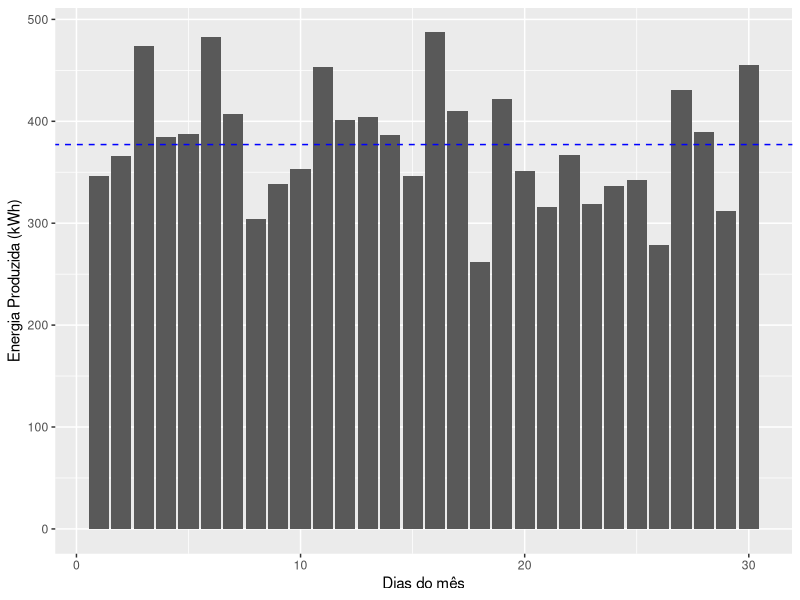
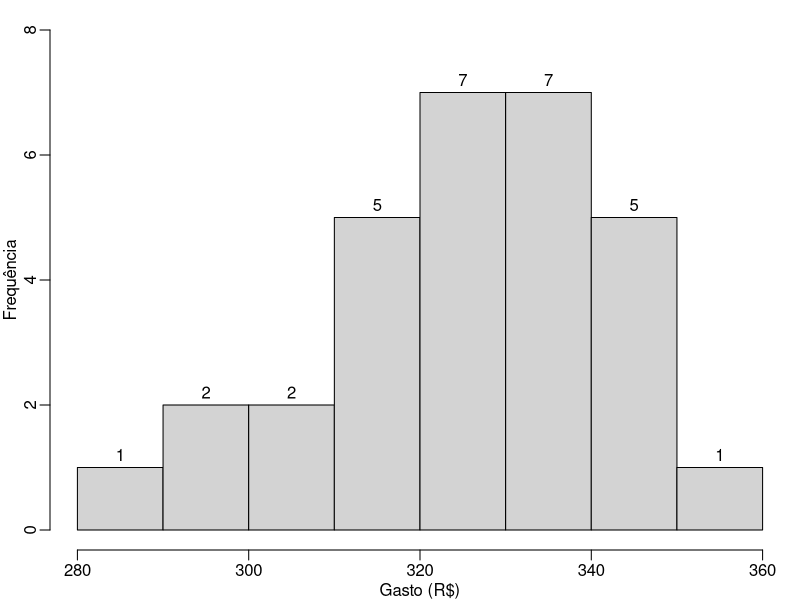
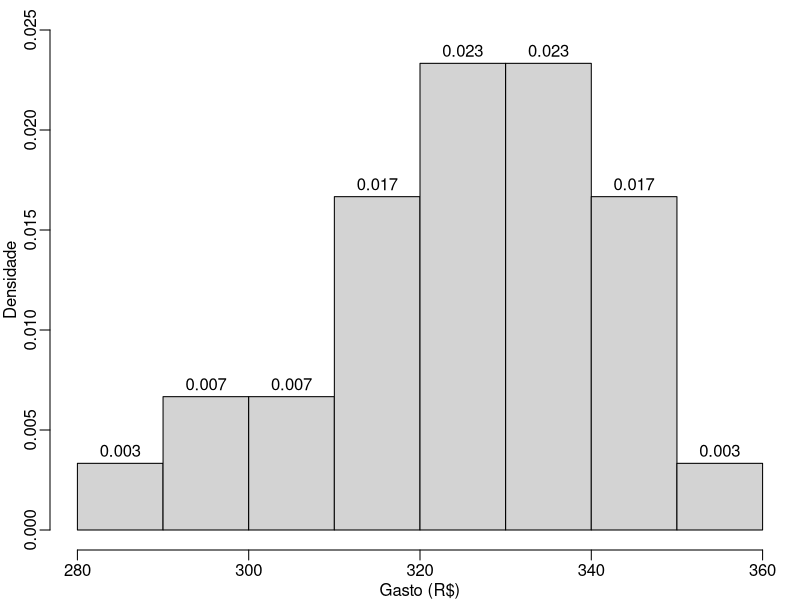
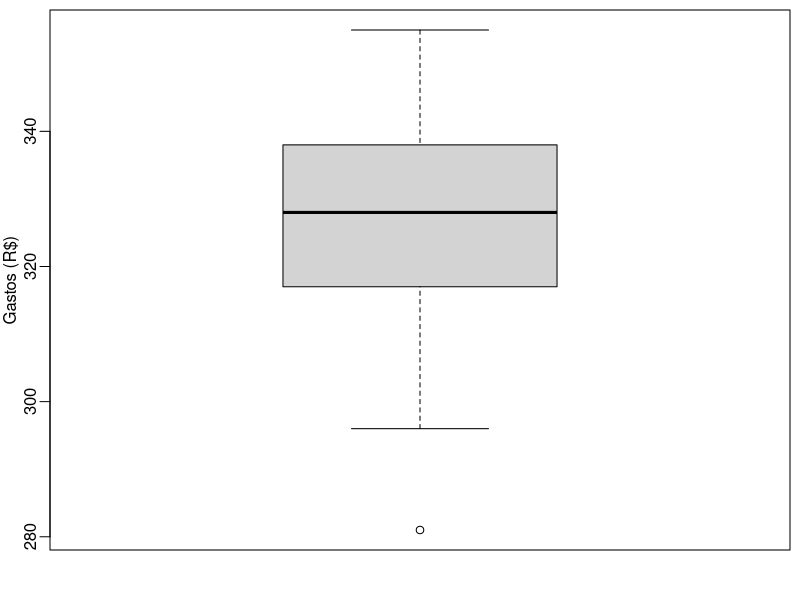
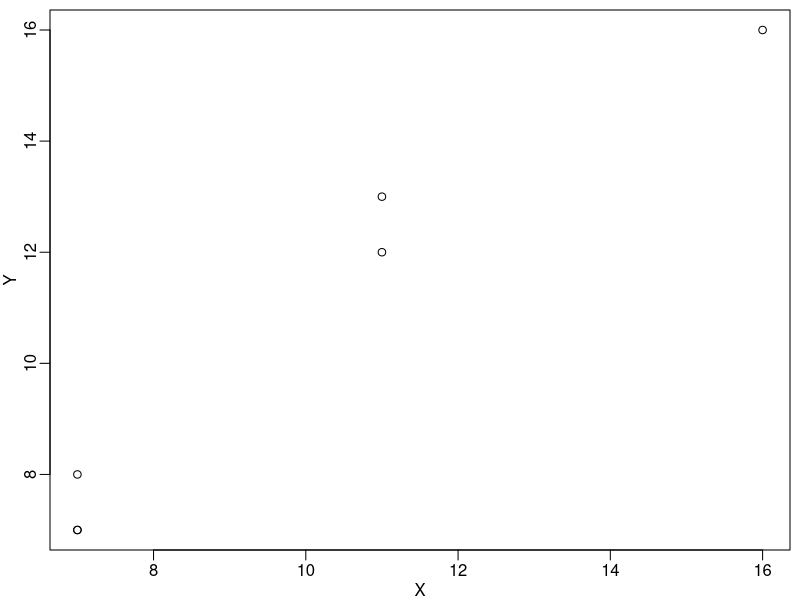
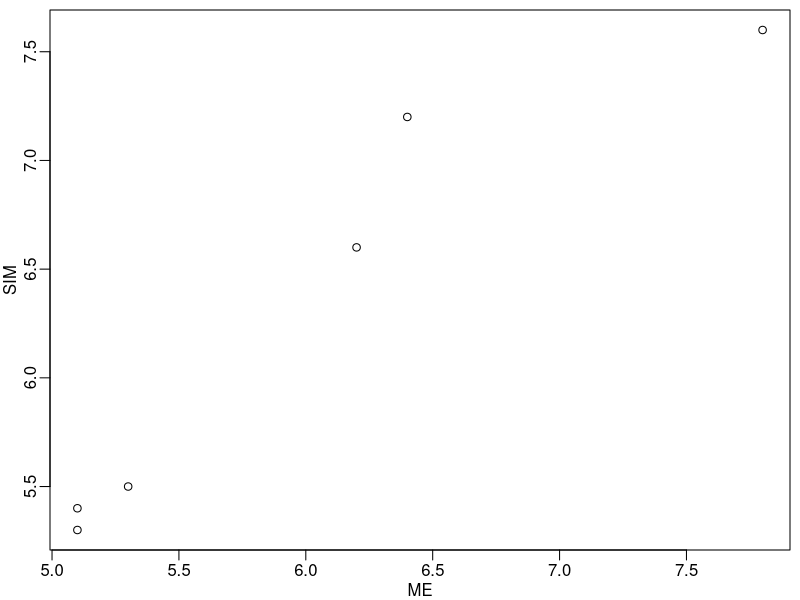
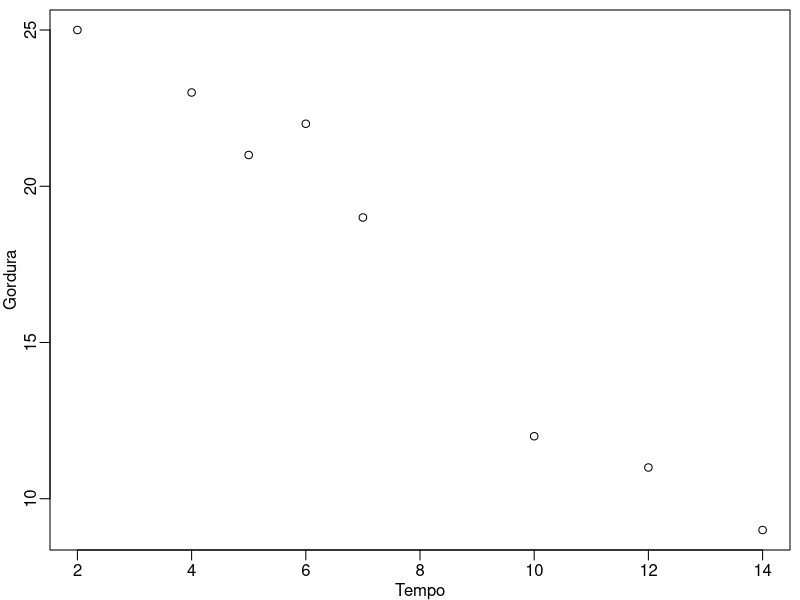
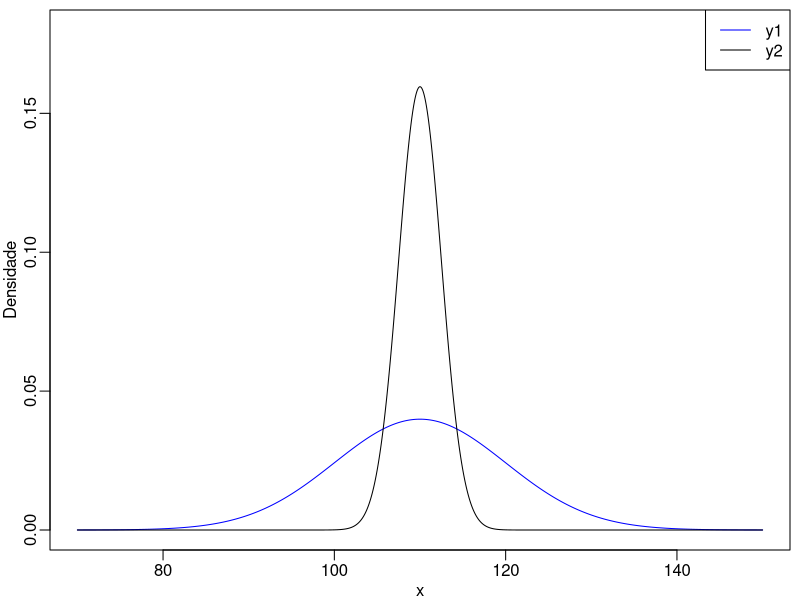

These charts were generated, in order, by the following R code:
## ---- chunk 1
knitr::opts_chunk$set(#collapse = TRUE,
                      cache = TRUE,
                      echo = TRUE, 
                      size = "footnotesize",
                      comment = NA,
                      warning = FALSE,
                      message = FALSE,
                      #out.width = "1\\linewidth",
                      fig.align = "center",
                      fig.width = 8, 
                      fig.height = 4, 
                      fig.show = "hold",
                      #fig.path = "Figuras1/",
                      fig.pos = "!htb",
                      fig.cap = TRUE,
                      background = "#E6E6FA",
                      #background = "black",
                      dev = c("png",'pdf'),
                      res=300,
                      dpi = 300)
## ---- chunk 2
#library(tidyverse)
#library(tinytex)
library(knitr)
library(kableExtra)
library(xtable)
library(ggplot2)
library(dplyr)
## ---- chunk 3
#| label: tbl-transp
#| tbl-cap: "Tempo gasto, em minutos, para 10 funcionários irem de casa até a empresa em que trabalham de duas maneiras, ou transporte coletivo (TC) ou automóvel próprio (AP)."
#| tbl-cap-location: top
set.seed(7)
pp <- round(rnorm(10,mean=30,sd=5),0)
qq <- round(rnorm(10,mean=20,sd=5),0)
dd <- t(data.frame(Funcionario=1:10,
                 TC=pp, AP=qq))
dt <- as.data.frame(t(dd))
dd %>% 
  kable() %>% 
  kable_styling(full_width = FALSE, bootstrap_options = c("striped", "hover", "condensed", "responsive"))
## ---- chunk 4
TC <- c(41,24,27,28,25,25,34,29,31,41)
AP <- c(22,34,31,22,29,22,16,18,20,25)
dados <- data.frame(Funcionario=1:10,TC,AP)
dados
## ---- chunk 5
# Média e desvio padrão de TC
mean(dados[,2])
sd(dados[,2])
# Média e desvio padrão de AP
mean(dados[,3])
sd(dados[,3])
## ---- chunk 6
#Coeficiente de Variação (%):
#TC
round((sd(dados[,2])/mean(dados[,2]))*100,2)
#AP
round((sd(dados[,3])/mean(dados[,3]))*100,2)
## ---- chunk 7
set.seed(123)
energia <- round(c(rnorm(30,380,60)),2)
energia
## ---- chunk 8
# carregando a biblioteca
library(ggplot2)

# criando os dados
set.seed(123)
data <- data.frame(
  dia=1:30,  
  valor=round(c(rnorm(30,380,60)),2)
)
# Gráfico de barras
ggplot(data, aes(x=dia, y=valor)) + 
  geom_bar(stat = "identity") +
  geom_abline(slope=0, 
              intercept=mean(data$valor),
              col = "blue",lty=2)+
  labs(x="Dias do mês",
       y="Energia Produzida (kWh)")
## ---- chunk 9
library(gtools)
dd <- c(7,9,15)
vv <- var(dd)*2/3;vv
## ---- chunk 10
y = as.data.frame(permutations(n=3, r=2, 
                 v=dd, 
                 repeats.allowed=T))
colnames(c('r1','r2'))
## ---- chunk 11
y$s <- apply(y[,1:2],1, var)
y$v <- apply(y[,1:2],1, var)/2
y
## ---- chunk 12
ms <- mean(y$s);ms
mv <- mean(y$v);mv
## ---- chunk 13
#| label: tbl-adoles
#| tbl-cap: "Gastos mensais de 30 adolescentes para se alimentarem fora de casa."
#| tbl-cap-location: top
set.seed(7)
dp <- round(rnorm(30,325,100),0)
dp <- rpois(30,325)
dp %>% matrix(nrow = 3) %>% 
  kable() %>% 
  kable_styling(full_width = FALSE, bootstrap_options = c("striped", "hover", "condensed", "responsive"))

## ---- chunk 14
# Dados
dados <- c(309,324,305,312,281,341,355,296,
           342,337,334,321,322,299,335,320,
           338,330,323,330,332,342,346,317,
           326,319,333,339,311,344)
dados
## ---- chunk 15
#| Label: fig-hist1
#| fig-cap: "Histograma da frequência absoluta dos gastos mensais de 30 adolescentes para se alimentarem."
par(bg="white")
par(mar=c(2.5,2.5,0.5,0.5), mgp=c(1.5,0.5,0))
hist(dados, labels = T, main = "",
     xlab = 'Gasto (R$)', ylab = 'Frequência',
     ylim =c(0,8))
## ---- chunk 16
par(bg="white")
par(mar=c(2.5,2.5,0.5,0.5), mgp=c(1.5,0.5,0))
hist(dados, labels = T, main = "",
     xlab = 'Gasto (R$)', ylab = 'Densidade',
     probability = T, ylim = c(0,0.025))
## ---- chunk 17
summary(dados)
## ---- chunk 18
par(bg="white")
par(mar=c(2.5,2.5,0.5,0.5), mgp=c(1.5,0.5,0))
boxplot(dados, ylab = "Gastos (R$)") 
## ---- chunk 19
var(dados)
sd(dados)
(sd(dados)/mean(dados))*100
## ---- chunk 20
# Coeficiente de variação
# A:
(1500000/3280000)*100
#B
(500000/630000)*100
## ---- chunk 21
#| label: tbl-corr1
#| tbl-cap-location: top
#| tbl-cap: "Seis observações das variáveis X e Y."
set.seed(1)
x <- round(rnorm(6,mean = 10,sd=4),0)
y <- x + round(rnorm(6,mean = 0,sd=1),0)
dd <- t(data.frame(X=x, Y=y))
dd %>% 
  kable() %>% 
  kable_styling(full_width = FALSE, bootstrap_options = c("striped", "hover", "condensed", "responsive")) 
## ---- chunk 22
x <- c(7,11,7,16,11,7)
y <- c(7,12,8,16,13,7)
dados3 <- data.frame(X=x, Y=y)
dados3
## ---- chunk 23
par(bg="white")
par(mar=c(2.5,2.5,0.5,0.5), mgp=c(1.5,0.5,0))
plot(Y~X, dados3) 
## ---- chunk 24
cov(x,y)
## ---- chunk 25
cor(x,y)
# ou 
cov(x,y)/(sd(x)*sd(y))
## ---- chunk 26
#| label: tbl-corr2
#| tbl-cap-location: top
#| tbl-cap: "Seis observações das variáveis ME e SIM."
set.seed(1)
Aluno <- round(1:6,0)
x <- round(rnorm(6,mean = 6,sd=1.1),1)
y <- x + round(rnorm(6,mean = 0,sd=0.5),1)
dd <- t(data.frame(Aluno, ME=x, SIM=y))
dd %>% 
  kable() %>% 
  kable_styling(full_width = FALSE, bootstrap_options = c("striped", "hover", "condensed", "responsive"))
## ---- chunk 27
ME     <- c(5.3,6.2,5.1,7.8,6.4,5.1)
SIM	   <- c(5.5,6.6,5.4,7.6,7.2,5.3)
dados4 <- data.frame(Aluno=1:6,ME, SIM)
dados4
## ---- chunk 28
par(bg="white")
par(mar=c(2.5,2.5,0.5,0.5), mgp=c(1.5,0.5,0))
plot(SIM~ME,data = dados4) 
## ---- chunk 29
cov(dados4$ME,dados4$SIM)
## ---- chunk 30
cor(dados4$ME,dados4$SIM)
# ou 
cov(dados4$ME,dados4$SIM)/(sd(dados4$ME)*sd(dados4$SIM))
## ---- chunk 31
#| label: tbl-corr3
#| tbl-cap-location: top
#| tbl-cap: "Tempo de caminhada (horas) e gordura corporal (%) de oito indivíduos."
set.seed(1)
x <- c(6,12,4,2,5,7,14,10)
y <- c(22,11,23,25,21,19,9,12)
dd <- t(data.frame(Indivíduo=1:8, Tempo=x, Gordura =y))
dd %>% 
  kable() %>% 
  kable_styling(full_width = FALSE, bootstrap_options = c("striped", "hover", "condensed", "responsive"))
## ---- chunk 32
Tempo   <- c(6,12,4,2,5,7,14,10)
Gordura <- c(22,11,23,25,21,19,9,12)
dados5  <- data.frame(Ind=1:8,Tempo, Gordura)
dados5
## ---- chunk 33
par(bg="white")
par(mar=c(2.5,2.5,0.5,0.5), mgp=c(1.5,0.5,0))
plot(Gordura~Tempo,data = dados5) 
## ---- chunk 34
cov(dados5$Tempo,dados5$Gordura)
## ---- chunk 35
cor(dados5$Tempo,dados5$Gordura)
## ---- chunk 36
#| Label: fig-den1
#| fig-cap: "Distribuições da v.a. e das médias amostrais de X (comando básicos do R)."
x <- seq(70,150,0.01)
y1 <- dnorm(x,110,10)
y2 <- dnorm(x,110,2.5)
par(mar=c(2.5,2.5,0.5,0.5), mgp=c(1.5,0.5,0))
plot(y1~x, type="l",col="blue",ylim=c(0,0.18),
     ylab = "Densidade")
points(y2~x,type="l",col="black")
legend("topright", legend=c("y1", "y2"), col=c("blue", "black"), lty=1)

## ---- chunk 37
#| label: tbl-dieta1
#| tbl-cap: "Massa, em kg, para 12 pacientes, antes e depois de uma dieta proposta."
#| tbl-cap-location: top
set.seed(7)
pp <- round(rnorm(12,mean=95,sd=5),0)
qq <- round(rnorm(12,mean=90,sd=5),0)
dd <- t(data.frame(Paciente=1:12,
                 Antes=pp, Depois=qq))
#dt <- as.data.frame(t(dd))
dd %>% 
  kable() %>% 
  kable_styling(full_width = FALSE, bootstrap_options = c("striped", "hover", "condensed", "responsive"))
## ---- chunk 38
set.seed(7)
# Amostra da população Antes
xa <- round(rnorm(12,mean=95,sd=5),0)
# Amostra da população Depois
xb <- round(rnorm(12,mean=90,sd=5),0)
# Diferença 
d  <-xa - xb
# Média da diferença
mean(d)
# Desvio padrão da diferença
sd(d)
# Teste t pareado unilateral a direita
t.test(xa,xb,paired = T, alternative = "greater")
# t calculado
t.test(xa,xb,paired = T, alternative = "greater")$statistic
# Quantil
qt(0.95,11)

## ---- chunk 39
#| label: tbl-industria1
#| tbl-cap: "Perdas semanais (horas/funcionário) em 10 indústrias, antes e depois de um programa de segurança do trabalho."
#| tbl-cap-location: top
set.seed(7)
pp <- sort(round(rnorm(10,mean=70,sd=4),0))
qq <- sort(round(rnorm(10,mean=65,sd=4),0))
dd <- t(data.frame(Indústria=1:10,
                 Antes=pp, Depois=qq))
#dt <- as.data.frame(t(dd))
dd %>% 
  kable() %>% 
  kable_styling(full_width = FALSE, bootstrap_options = c("striped", "hover", "condensed", "responsive"))
## ---- chunk 40
set.seed(7)
# Amostra da população Antes
xa <- sort(round(rnorm(10,mean=70,sd=4),0))
# Amostra da população Depois
xb <- sort(round(rnorm(10,mean=65,sd=4),0))
# Diferença 
d  <-xa - xb
# Média da diferença
mean(d)
# Desvio padrão da diferença
sd(d)
# Teste t pareado unilateral a direita
t.test(xa,xb,paired = T, alternative = "greater")
# t calculado
t.test(xa,xb,paired = T, alternative = "greater")$statistic
# Quantil
qt(0.95,9)

## ---- chunk 41
#| label: tbl-industria2
#| tbl-cap: "Tempo registrado, em minutos, para a realização de uma mesma tarefa para seis funcionários."
#| tbl-cap-location: top
set.seed(7)
pp <- sort(round(rnorm(6,mean=80,sd=3),0))
qq <- sort(round(rnorm(6,mean=75,sd=3),0))
dd <- t(data.frame(Funcionário=1:6,
                 A=pp, B=qq))
#dt <- as.data.frame(t(dd))
dd %>% 
  kable() %>% 
  kable_styling(full_width = FALSE, bootstrap_options = c("striped", "hover", "condensed", "responsive"))
## ---- chunk 42
set.seed(7)
# Amostra da população A
xa <- sort(round(rnorm(6,mean=80,sd=3),0))
# Amostra da população B
xb <- sort(round(rnorm(6,mean=75,sd=3),0))
# Diferença 
d  <-xa - xb
# Média da diferença
mean(d)
# Desvio padrão da diferença
sd(d)
# Teste t pareado unilateral a direita
t.test(xa,xb,paired = T, alternative = "greater")
# t calculado
t.test(xa,xb,paired = T, alternative = "greater")$statistic
# Quantil
qt(0.95,5)

## ---- chunk 43
#| label: tbl-minas1
#| tbl-cap: "Tempo registrado, em minutos, para a realização de uma mesma tarefa para seis funcionários."
#| tbl-cap-location: top
set.seed(7)
pp <- sort(round(rnorm(6,mean=8180,sd=270),0))
qq <- sort(round(rnorm(6,mean=7805,sd=225),0))
dd <- t(data.frame(Funcionário=1:6,
                 A=pp, B=qq))
#dt <- as.data.frame(t(dd))
dd %>% 
  kable() %>% 
  kable_styling(full_width = FALSE, bootstrap_options = c("striped", "hover", "condensed", "responsive"))
## ---- chunk 44
set.seed(5)
# Amostra da população Antes
xa <- sort(round(rnorm(6,mean=8180,sd=270),0))
# Amostra da população Depois
xb <- sort(round(rnorm(6,mean=7705,sd=255),0))
# Teste t bilateral
t.test(xa,xb,paired = F, alternative = "two.side")
# t calculado
t.test(xa,xb,paired = F, alternative = "two.side")$statistic
# Quantil
qt(0.975,5)

## ---- chunk 45
#| label: tbl-corr4
#| tbl-cap-location: top
#| tbl-cap: "Tempo de caminhada (horas) e gordura corporal (%) de oito indivíduos."
set.seed(1)
x <- c(6,12,4,2,5,7,14,10)
y <- c(22,11,23,25,21,19,9,12)
dd <- t(data.frame(Indivíduo=1:8, Tempo=x, Gordura =y))
dd %>% 
  kable() %>% 
  kable_styling(full_width = FALSE, bootstrap_options = c("striped", "hover", "condensed", "responsive"))
## ---- chunk 46
Tempo   <- c(6,12,4,2,5,7,14,10)
Gordura <- c(22,11,23,25,21,19,9,12)
dados5  <- data.frame(Ind=1:8,Tempo, Gordura)
dados5
## ---- chunk 47
par(bg="white")
par(mar=c(2.5,2.5,0.5,0.5), mgp=c(1.5,0.5,0))
plot(Gordura~Tempo,data = dados5) 
## ---- chunk 48
cov(dados5$Tempo,dados5$Gordura)
## ---- chunk 49
cor(dados5$Tempo,dados5$Gordura)
## ---- chunk 50
summary(lm(Gordura~Tempo,dados5))
## ---- chunk 51
par(bg="white")
par(mar=c(2.5,2.5,0.5,0.5), mgp=c(1.5,0.5,0))
plot(Gordura~Tempo,data = dados5) 
abline(lm(Gordura~Tempo,dados5))
